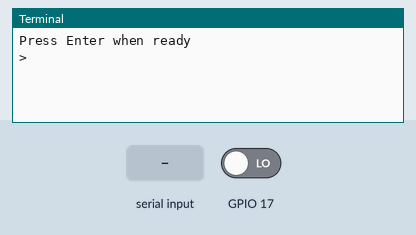
Recording of a program running on a simulated Raspberry Pi (BCM pin numbers). Shown: the last lines printed to the terminal. The inputs (shaded band) are chosen by the test bench; at power-on: GPIO 17 LOW.

Above: at 1.2 s.
1.3 s: "1" typed at the terminal, then Enter
At 1.6 s:
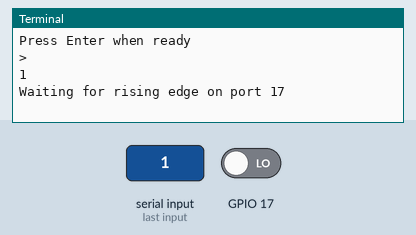
2.8 s: GPIO 17 driven HIGH
At 4.0 s:
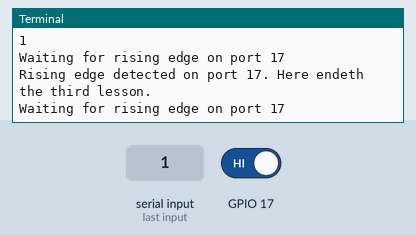

The program:

pirpic.py
```python
#!/usr/bin/env python2.7

# vdhar: copied in parts from:
# http://RasPi.tv/how-to-use-interrupts-with-python-on-the-raspberry-pi-and-rpi-gpio-part-3

import RPi.GPIO as GPIO
GPIO.setmode(GPIO.BCM)

GPIO.setup(17, GPIO.IN)

# now we'll define two threaded callback functions
# these will run in another thread when our events are detected
def my_callback(channel):
    print "falling edge detected on 17"

def my_callback2(channel):
    print "falling edge detected on 23"

raw_input("Press Enter when ready\n>")

##GPIO.add_event_detect(17, GPIO.FALLING, callback=my_callback, bouncetime=300)
#GPIO.add_event_detect(17, GPIO.RISING, callback=my_callback2, bouncetime=300)

try:
    while True :
        print "Waiting for rising edge on port 17"
        GPIO.wait_for_edge(17, GPIO.RISING)
        print "Rising edge detected on port 17. Here endeth the third lesson."

except KeyboardInterrupt:
    GPIO.cleanup()       # clean up GPIO on CTRL+C exit
GPIO.cleanup()           # clean up GPIO on normal exit
```

Measured:
- after the input at 1.3 s, the terminal: prints a new line at once (image 1)
- after the input at 2.8 s, the terminal: prints a new line at once (image 2)
